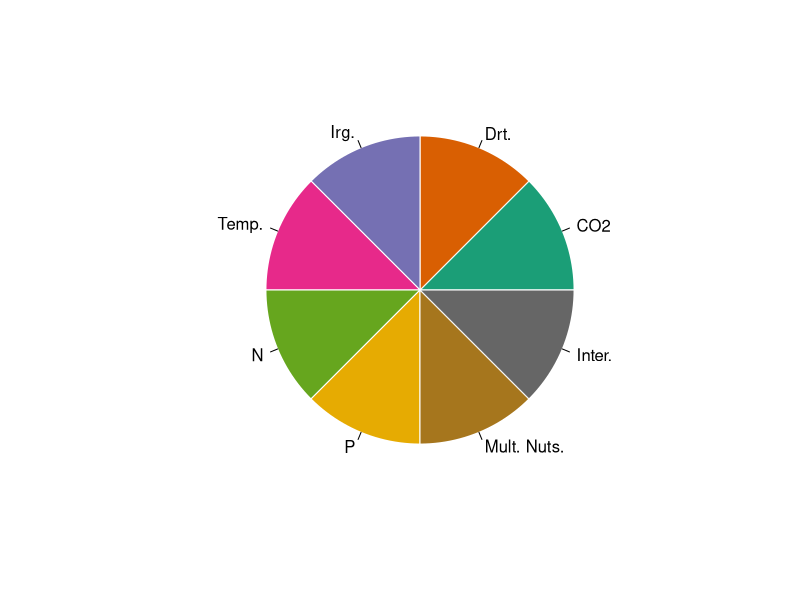

Generate this figure with R: (Note: this script raises an error after producing the figure.)
library(tidyverse)

#run pie2_function first

trt<-c("CO2", "Drt.","Irg.", "Temp.", "N", "P", "Mult. Nuts.","Inter.")
value<-c(1,1,1,1,1,1,1,1)
pie<-data.frame(trt, value)

##doing this in baseR
collst = RColorBrewer::brewer.pal(n = 8, name = "Dark2")

#make Legend
pie(pie$value, labels=pie$trt, col=collst, border="white")

#for poaceae overall
labellistpoa<-c("", "","","", "","","+","+")
colactive<-collst
colactive[labellistpoa==""]="darkgray"
pie2(pie$value, labels=labellistpoa, col=colactive, border="white",line_length = 1, text_center = 0.6, textcol = "white")

#for poaceae sub1
labellistpoa<-c("", "","","", "","+","","")
colactive<-collst
colactive[labellistpoa==""]="darkgray"
pie2(pie$value, labels=labellistpoa, col=colactive, border="white",line_length = 1, text_center = 0.6, textcol = "white")

#for poaceae sub2
labellistpoa<-c("", "-","","", "","","","")
colactive<-collst
colactive[labellistpoa==""]="darkgray"
pie2(pie$value, labels=labellistpoa, col=colactive, border="white",line_length = 1, text_center = 0.6, textcol = "white")



#for cyperaceae
labellistcyp<-c("", "","","", "","","+","+")
colactive<-collst
colactive[labellistcyp==""]="darkgray"
pie2(pie$value, labels=labellistcyp, col=colactive, border="white",line_length = 1, text_center = 0.6, textcol = "white")

#for orchidaceae
labellistorc<-c("", "","","", "","","-","")
colactive<-collst
colactive[labellistorc==""]="darkgray"
pie2(pie$value, labels=labellistorc, col=colactive, border="white",line_length = 1, text_center = 0.6, textcol = "white")

#for asteraceae sub1
labellistast<-c("", "","","", "-","","","")
colactive<-collst
colactive[labellistast==""]="darkgray"
pie2(pie$value, labels=labellistast, col=colactive, border="white",line_length = 1, text_center = 0.6, textcol = "white")

#for asteraceae sub2
labellistast<-c("", "","+","", "","","","")
colactive<-collst
colactive[labellistast==""]="darkgray"
pie2(pie$value, labels=labellistast, col=colactive, border="white",line_length = 1, text_center = 0.6, textcol = "white")

#for Lamiacea and Orobanaceae and Polomonaceae
labellistLO<-c("", "","","", "-","","","")
colactive<-collst
colactive[labellistLO==""]="darkgray"
pie2(pie$value, labels=labellistLO, col=colactive, border="white",line_length = 1, text_center = 0.6, textcol = "white")

#for Plantaginaceae
labellistpla<-c("", "","","", "","","","-")
colactive<-collst
colactive[labellistpla==""]="darkgray"
pie2(pie$value, labels=labellistpla, col=colactive, border="white",line_length = 1, text_center = 0.6, textcol = "white")

#for Gentinaceae
labellistgen<-c("", "","","", "-","","-","-")
colactive<-collst
colactive[labellistgen==""]="darkgray"
pie2(pie$value, labels=labellistgen, col=colactive, border="white",line_length = 1, text_center = 0.6, textcol = "white")

#for Solaneaceae
labellistsol<-c("", "","","", "+","","+","")
colactive<-collst
colactive[labellistsol==""]="darkgray"
pie2(pie$value, labels=labellistsol, col=colactive, border="white",line_length = 1, text_center = 0.6, textcol = "white")

#for Amaranth
labellistama<-c("", "+","-","", "+","-","","")
colactive<-collst
colactive[labellistama==""]="darkgray"
pie2(pie$value, labels=labellistama, col=colactive, border="white",line_length = 1, text_center = 0.6, textcol = "white")

#for Fabaceae
labellistfab<-c("", "-","+","", "-","","-","")
colactive<-collst
colactive[labellistfab==""]="darkgray"
pie2(pie$value, labels=labellistfab, col=colactive, border="white",line_length = 1, text_center = 0.6, textcol = "white")

#for Euphorb
labellisteup<-c("", "","","+", "","","","")
colactive<-collst
colactive[labellisteup==""]="darkgray"
pie2(pie$value, labels=labellisteup, col=colactive, border="white", line_length = 1, text_center = 0.6, textcol = "white")


#for Brassicaceae
labellistbra<-c("", "","","", "","","","+")
colactive<-collst
colactive[labellistbra==""]="darkgray"
pie2(pie$value, labels=labellistbra, col=colactive, border="white",line_length = 1, text_center = 0.6, textcol = "white")